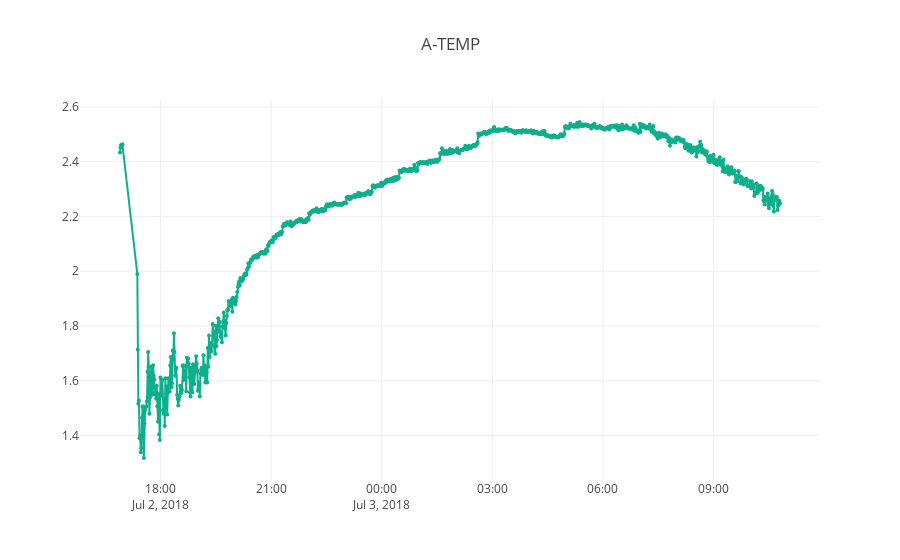

Here is the notebook cell this chart was saved with:
### Code cell
draw_plot(data, 'A-TEMP', 'A-TEMP', 'rgb(14, 175, 140)')

### Figure 1 — Plotly figure (JSON) as saved in the notebook; plotly's stock layout.template omitted (floating-point values rounded to 4 significant figures; data arrays with more than 128 entries replaced by an {"elided": "..."} marker saying what was removed)
{"data": [{"marker": {"color": "rgb(14, 175, 140)", "size": 4}, "mode": "lines+markers", "type": "scatter", "uid": "962f03ee-8ac9-11e8-8a41-b827eb6067f0", "x": {"elided": "1052 str values"}, "y": {"elided": "1052 float values"}}], "layout": {"title": "A-TEMP"}}
